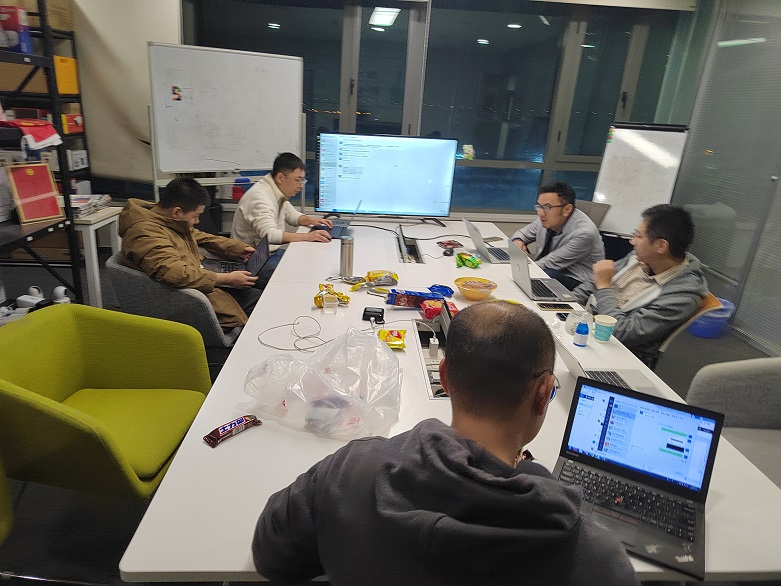
#> input picture resource/6af358c51850514e26794510f84e0da.jpg, 781 x 586 px
$ python -i frame_validator.py   (imports and definitions only)   (older library calls are emulated)
#> lines starting #> are read from the running program, lines starting #| are printed output that depends on the picture; after the words box and inside, x2 and y2 are one past the last pixel; in counts of white or black regions, pixels touching at a corner belong together
#> further down, picture is the input picture: shape (586, 781, 3); mean B, G, R 95.6, 103.7, 105.3
"""精细验证器 (Layer 2) - 多特征融合评分，过滤误触发，输出高置信度关键帧"""

from __future__ import annotations
import collections
import logging
from typing import Any, Deque, Dict, List, Optional

import cv2
import numpy as np

logger = logging.getLogger(__name__)

# 下采样尺寸（光流计算用）
_FLOW_WIDTH = 320
_FLOW_HEIGHT = 180


class FrameValidator:
    """Layer 2 精细验证器 - 多特征融合打分 + 时序平滑 + 峰值检测 + NMS。

    五维特征：
    - motion_persistence: 稀疏光流运动持续性
    - structural_change: 边缘 IoU 结构变化
    - content_semantics: 感知哈希汉明距离
    - temporal_coherence: 与历史关键帧时序连贯性
    - anomaly_significance: 触发器推断的异常显著性
    """

    def __init__(
        self,
        score_window_size: int = 10,
        peak_ratio: float = 1.10,
        nms_interval: float = 0.5,
    ) -> None:
        self._window_size = score_window_size
        self._peak_ratio = peak_ratio
        self._nms_interval = nms_interval

        # 基础权重
        self._base_weights = {
            'motion_persistence': 0.30,
            'structural_change': 0.25,
            'content_semantics': 0.20,
            'temporal_coherence': 0.15,
            'anomaly_significance': 0.10,
        }

        # 状态
        self._prev_gray_small: Optional[np.ndarray] = None
        self._prev_edges: Optional[np.ndarray] = None
        self._prev_phash: Optional[object] = None
        self._reference_grays: Deque[np.ndarray] = collections.deque(maxlen=5)  # 历史关键帧灰度
        self._score_window: Deque[float] = collections.deque(maxlen=score_window_size)
        self._last_pass_ts: float = -float('inf')
        self._last_pass_score: float = 0.0
        self._pass_count: int = 0

        logger.debug(
            "FrameValidator 初始化完成 - 窗口: %d, 峰值比: %.2f, NMS间隔: %.1fs",
            score_window_size, peak_ratio, nms_interval,
        )

    # ── 公共接口 ──────────────────────────────────────

    # [113 lines left out: function validate, not called in this run]

    def update_reference(self, frame: np.ndarray) -> None:
        """手动添加参考帧，初始化所有必要的状态。"""
        gray = cv2.cvtColor(frame, cv2.COLOR_BGR2GRAY)
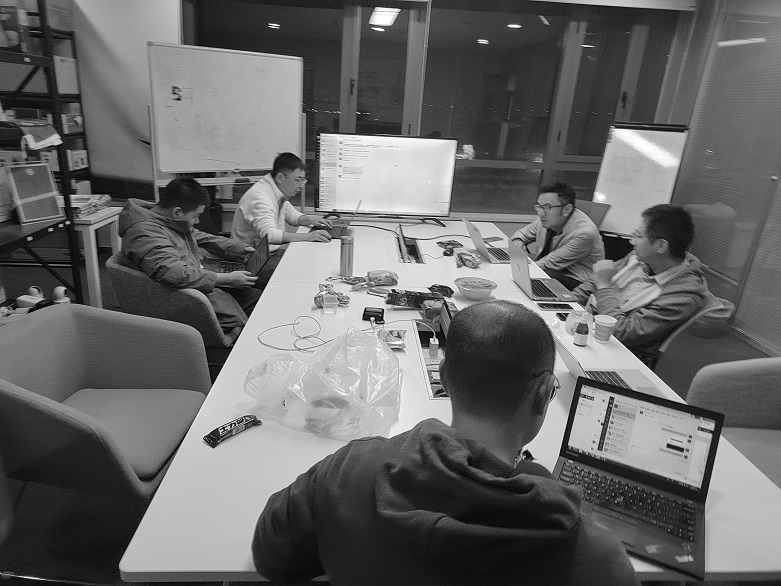
#> gray: shape (586, 781); min 0, max 255, mean 103.2
        gray_small = cv2.resize(gray, (_FLOW_WIDTH, _FLOW_HEIGHT), interpolation=cv2.INTER_AREA)
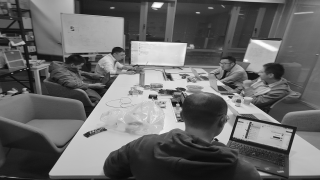
#> gray_small: shape (180, 320); min 10, max 255, mean 103.2

        # 更新参考帧列表
        self._reference_grays.append(gray_small.copy())

        # 更新前一帧灰度图（用于光流等计算）
        self._prev_gray_small = gray_small.copy()

        # 更新前一帧边缘图（用于结构变化检测）
        edges = cv2.Sobel(gray_small, cv2.CV_64F, 1, 0, ksize=3)
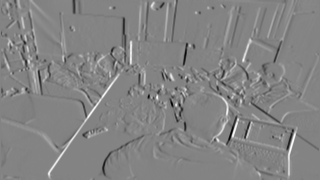
#> edges: shape (180, 320) float64; min -713, max 669, mean 1.2; drawn with min black and max white
        edges_y = cv2.Sobel(gray_small, cv2.CV_64F, 0, 1, ksize=3)
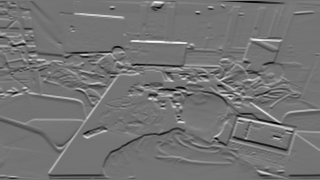
#> edges_y: shape (180, 320) float64; min -693, max 824, mean -2.6; drawn with min black and max white
        edge_mag = np.sqrt(edges ** 2 + edges_y ** 2)
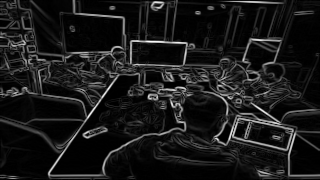
#> edge_mag: shape (180, 320) float64; min 0, max 824.8, mean 82.6; drawn with min black and max white
        self._prev_edges = (edge_mag > 50).astype(np.uint8)
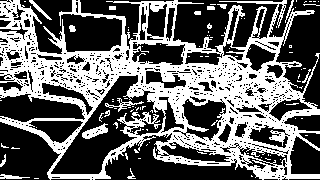
#> self._prev_edges: shape (180, 320); values 0 (black) and 1 (white), 39.9% white; 94 white regions (79 under 20 px), largest, box (x1, y1, x2, y2) and area: (0, 0, 320, 180) 21885, (82, 123, 108, 139) 198, (105, 98, 144, 112) 119

        # 更新感知哈希（用于内容语义检测）
        try:
            import imagehash
            from PIL import Image
            pil_img = Image.fromarray(gray_small)
#> (the run stopped early here; a loop or call above may not have finished)

$ run again, on resource/f0eca6352532182c59de539840ab884.jpg
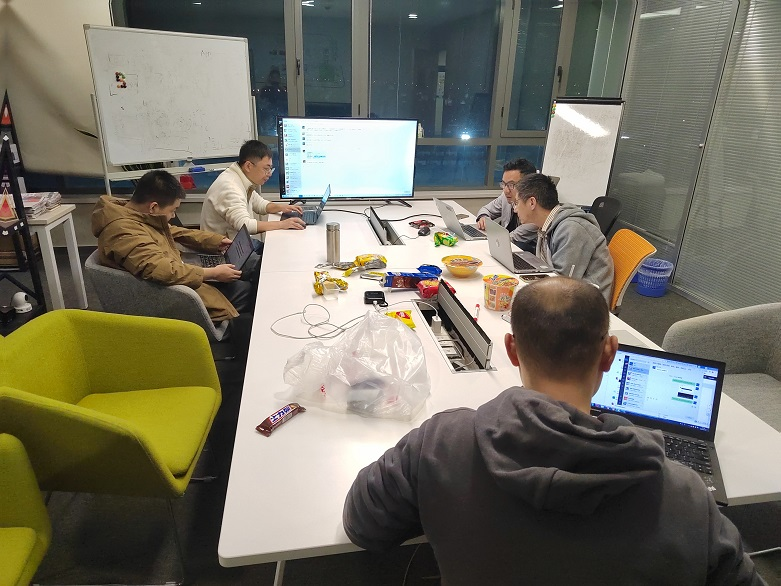
#> input picture resource/f0eca6352532182c59de539840ab884.jpg, 781 x 586 px
#> picture is the input picture: shape (586, 781, 3); mean B, G, R 98.9, 113.2, 116.5
#> in update_reference, `edges_y = cv2.Sobel(gray_small, cv2.CV_64F, 0, 1, ksize=3)`:
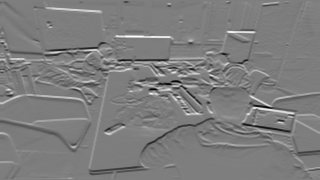
#> edges_y: shape (180, 320) float64; min -794, max 810, mean -2.7; drawn with min black and max white
#> in update_reference, `self._prev_edges = (edge_mag > 50).astype(np.uint8)`:
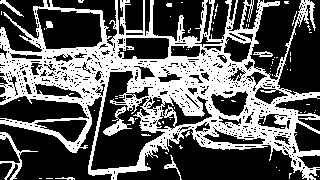
#> self._prev_edges: shape (180, 320); values 0 (black) and 1 (white), 37.1% white; 79 white regions (69 under 20 px), largest, box (x1, y1, x2, y2) and area: (0, 0, 320, 180) 20167, (0, 132, 38, 180) 320, (103, 106, 132, 136) 259
